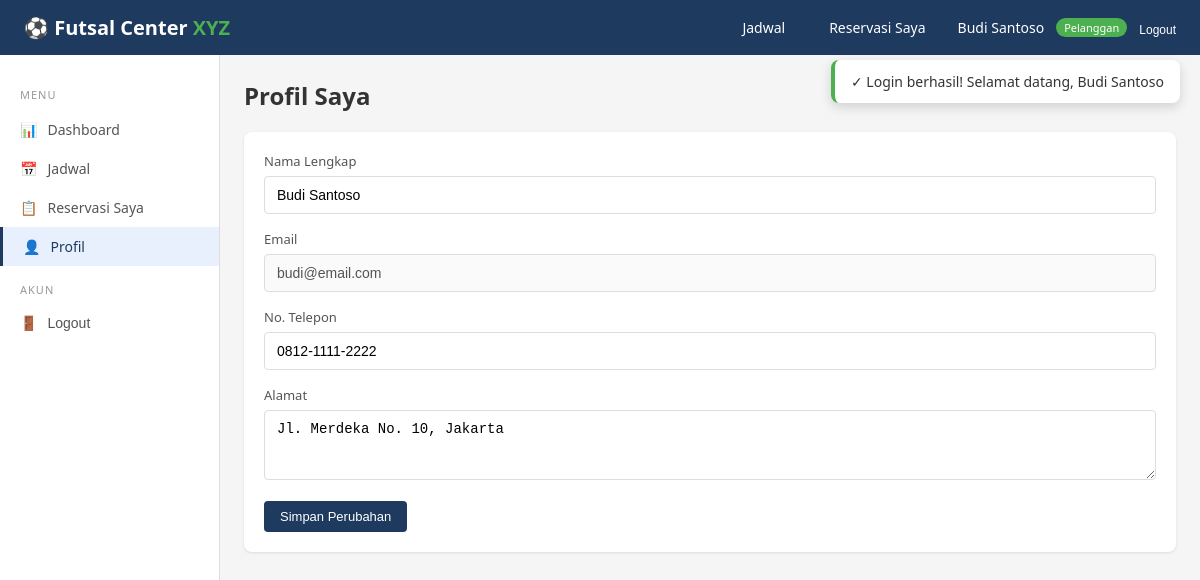
/pelanggan/profil.php (signed in), run on the app's committed database.
### tables this page shows
CREATE TABLE users (
    id            INT AUTO_INCREMENT PRIMARY KEY,
    nama          VARCHAR(100)   NOT NULL,
    email         VARCHAR(100)   NOT NULL UNIQUE,
    password      VARCHAR(255)   NOT NULL,
    telepon       VARCHAR(20)    NOT NULL,
    alamat        TEXT           NULL,
    role          ENUM('pelanggan','admin','pemilik') NOT NULL DEFAULT 'pelanggan',
    status        ENUM('active','inactive') NOT NULL DEFAULT 'active',
    created_at    DATETIME       NOT NULL DEFAULT CURRENT_TIMESTAMP,
    updated_at    DATETIME       NOT NULL DEFAULT CURRENT_TIMESTAMP ON UPDATE CURRENT_TIMESTAMP,
    INDEX idx_email (email),
    INDEX idx_role  (role)
);

### config.php (called while the page is built, shortened)
<?php
function db() {
    static $pdo = null;
    if ($pdo === null) {
        try {
            $pdo = new PDO(
                "mysql:host=" . DB_HOST . ";dbname=" . DB_NAME . ";charset=utf8mb4",
                DB_USER, DB_PASS,
                [PDO::ATTR_ERRMODE => PDO::ERRMODE_EXCEPTION,
                 PDO::ATTR_DEFAULT_FETCH_MODE => PDO::FETCH_ASSOC,
                 PDO::ATTR_EMULATE_PREPARES => false]
            );
        } catch (PDOException $e) {
            die("Koneksi database gagal. Pastikan MySQL berjalan dan database 'futsal_xyz' sudah diimport.<br>Error: " . $e->getMessage());
        }
    }
    return $pdo;
}
function isLoggedIn() {
    return isset($_SESSION['user_id']);
}
function currentUser() {
    $stmt = db()->prepare("SELECT * FROM users WHERE id = ?");
    $stmt->execute([$_SESSION['user_id']]);
    return $stmt->fetch();
}
function sanitize($str) {
    return htmlspecialchars(trim($str), ENT_QUOTES, 'UTF-8');
}
function getFlash() {
    if (isset($_SESSION['flash'])) {
        $flash = $_SESSION['flash'];
        return $flash;
    }
    return null;
}

### pelanggan/profil.php (the view, shortened to what this page needs)
<?php
require_once __DIR__ . '/../includes/layout.php';
renderLayout('pelanggan', 'profil', function() {
    $user = currentUser();
    ?>
    <h2 style="margin-bottom:20px;">Profil Saya</h2>
    <div class="card">
        <form method="POST" action="../proses.php">
            <div class="form-group">
                <label>Nama Lengkap</label>
                <input type="text" name="nama" class="form-control" value="<?php echo sanitize($user['nama']); ?>" required>
            </div>
            <div class="form-group">
                <label>Email</label>
                <input type="email" class="form-control" value="<?php echo sanitize($user['email']); ?>" disabled>
            </div>
            <div class="form-group">
                <label>No. Telepon</label>
                <input type="text" name="telepon" class="form-control" value="<?php echo sanitize($user['telepon']); ?>">
            </div>
            <div class="form-group">
                <label>Alamat</label>
                <textarea name="alamat" class="form-control" rows="3"><?php echo sanitize($user['alamat'] ?? ''); ?></textarea>
            </div>
            <button type="submit" class="btn btn-primary">Simpan Perubahan</button>
        </form>
    </div>
    <?php
});

### includes/layout.php (shortened to what this page needs)
<?php
require_once __DIR__ . '/../config.php';
function renderLayout($role, $activePage, $contentFn) {
    $user = currentUser();
    $navLinks = '';
    $sidebarItems = [];
    if ($role === 'pelanggan') {
        $navLinks = '
            <a href="pelanggan/jadwal.php">Jadwal</a>
            <a href="pelanggan/reservasi.php">Reservasi Saya</a>
            <div class="nav-user">
                <span class="user-name">' . sanitize($user['nama']) . '</span>
                <span class="user-role">Pelanggan</span>
                <form method="POST" action="proses.php" style="display:inline;">
                    <input type="hidden" name="action" value="logout">
                    <button type="submit" style="background:none;border:none;color:white;font-size:12px;cursor:pointer;">Logout</button>
                </form>
            </div>';
        $sidebarItems = [
            ['page'=>'dashboard', 'icon'=>'&#128202;', 'label'=>'Dashboard', 'href'=>'pelanggan/dashboard.php'],
            ['page'=>'jadwal', 'icon'=>'&#128197;', 'label'=>'Jadwal', 'href'=>'pelanggan/jadwal.php'],
            ['page'=>'reservasi', 'icon'=>'&#128203;', 'label'=>'Reservasi Saya', 'href'=>'pelanggan/reservasi.php'],
            ['page'=>'profil', 'icon'=>'&#128100;', 'label'=>'Profil', 'href'=>'pelanggan/profil.php'],
        ];
    }
    ?>
    <!DOCTYPE html>
    <html lang="id">
    <head>
        <link rel="stylesheet" href="styles.css">
    </head>
    <body>
    <div id="toast-container" class="toast-container">
        <?php $flash = getFlash(); if ($flash): ?>
            <div class="toast <?php echo $flash['type']; ?>">
                <?php echo ($flash['type']==='success'?'&#10003;':($flash['type']==='error'?'&#10007;':'&#8505;')); ?>
                <?php echo sanitize($flash['message']); ?>
            </div>
        <?php endif; ?>
    </div>
    <nav class="navbar">
        <div class="logo"><a href="index.php" style="color:white;text-decoration:none;">&#9917; Futsal Center <span>XYZ</span></a></div>
        <div class="nav-links"><?php echo $navLinks; ?></div>
    </nav>
    <div class="layout">
        <div class="sidebar">
            <div class="menu-section">Menu</div>
            <?php foreach ($sidebarItems as $item): ?>
                <?php if (isset($item['section'])): ?>
                    <div class="menu-section"><?php echo $item['section']; ?></div>
                <?php else: ?>
                    <div class="menu-item <?php echo ($activePage === $item['page']) ? 'active' : ''; ?>">
                        <a href="<?php echo $item['href']; ?>" style="text-decoration:none;color:inherit;display:flex;align-items:center;gap:10px;">
                            <span><?php echo $item['icon']; ?></span> <?php echo $item['label']; ?>
                        </a>
                    </div>
                <?php endif; ?>
            <?php endforeach; ?>
            <div class="menu-section">Akun</div>
            <div class="menu-item">
                <form method="POST" action="proses.php" style="display:inline;">
                    <button type="submit" style="background:none;border:none;cursor:pointer;font-size:14px;color:#555;display:flex;align-items:center;gap:10px;">
                        <span>&#128682;</span> Logout
                    </button>
                </form>
            </div>
        </div>
        <div class="main-content">
            <?php $contentFn(); ?>
        </div>
    </div>
    </body>
    </html>
    <?php
}

### styles.css (style rules this page uses)
* { margin: 0; padding: 0; box-sizing: border-box; }
body { font-family: 'Segoe UI', Tahoma, Geneva, Verdana, sans-serif; background: #f5f5f5; color: #333; }
.navbar { background: #1e3a5f; color: white; padding: 12px 24px; display: flex; justify-content: space-between; align-items: center; position: sticky; top: 0; z-index: 100; }
.navbar .logo { font-size: 20px; font-weight: bold; }
.navbar .logo span { color: #4CAF50; }
.nav-links { display: flex; gap: 20px; align-items: center; }
.nav-links a { color: white; text-decoration: none; font-size: 14px; cursor: pointer; padding: 6px 12px; border-radius: 4px; transition: background 0.2s; }
.nav-user { display: flex; align-items: center; gap: 12px; }
.nav-user .user-name { font-size: 14px; }
.nav-user .user-role { font-size: 11px; background: #4CAF50; padding: 2px 8px; border-radius: 10px; }
.layout { display: flex; min-height: calc(100vh - 50px); }
.sidebar { width: 220px; background: #fff; border-right: 1px solid #ddd; padding: 16px 0; }
.sidebar .menu-item { padding: 0; cursor: pointer; font-size: 14px; color: #555; transition: all 0.2s; }
.sidebar .menu-item a, .sidebar .menu-item button { padding: 10px 20px; width: 100%; text-align: left; }
.sidebar .menu-item.active { background: #e8f0fe; color: #1e3a5f; border-left: 3px solid #1e3a5f; }
.sidebar .menu-section { padding: 16px 20px 8px; font-size: 11px; text-transform: uppercase; color: #999; letter-spacing: 1px; }
.main-content { flex: 1; padding: 24px; }
.card { background: white; border-radius: 8px; padding: 20px; margin-bottom: 16px; box-shadow: 0 1px 3px rgba(0,0,0,0.1); }
.btn { padding: 8px 16px; border: none; border-radius: 4px; cursor: pointer; font-size: 13px; font-weight: 500; transition: all 0.2s; display: inline-flex; align-items: center; gap: 6px; text-decoration: none; }
.btn-primary { background: #1e3a5f; color: white; }
.form-group { margin-bottom: 16px; }
.form-group label { display: block; font-size: 13px; font-weight: 500; margin-bottom: 6px; color: #555; }
.form-control { width: 100%; padding: 10px 12px; border: 1px solid #ddd; border-radius: 4px; font-size: 14px; transition: border-color 0.2s; }
.toast-container { position: fixed; top: 60px; right: 20px; z-index: 2000; }
.toast { background: white; border-radius: 8px; padding: 12px 16px; box-shadow: 0 4px 12px rgba(0,0,0,0.15); margin-bottom: 8px; display: flex; align-items: center; gap: 10px; font-size: 14px; animation: slideIn 0.3s ease; min-width: 280px; }
.toast.success { border-left: 4px solid #4CAF50; }

### data on the page
users: nama "Budi Santoso", email "budi@email.com", telepon "0812-1111-2222", alamat "Jl. Merdeka No. 10, Jakarta"

### other printed values
$flash['message'] "Login berhasil! Selamat datang, Budi Santoso"
$item['icon'] "📊"
$item['label'] "Dashboard"
$item['icon'] "📅"
$item['label'] "Jadwal"
$item['icon'] "📋"
$item['label'] "Reservasi Saya"
$item['icon'] "👤"
$item['label'] "Profil"
